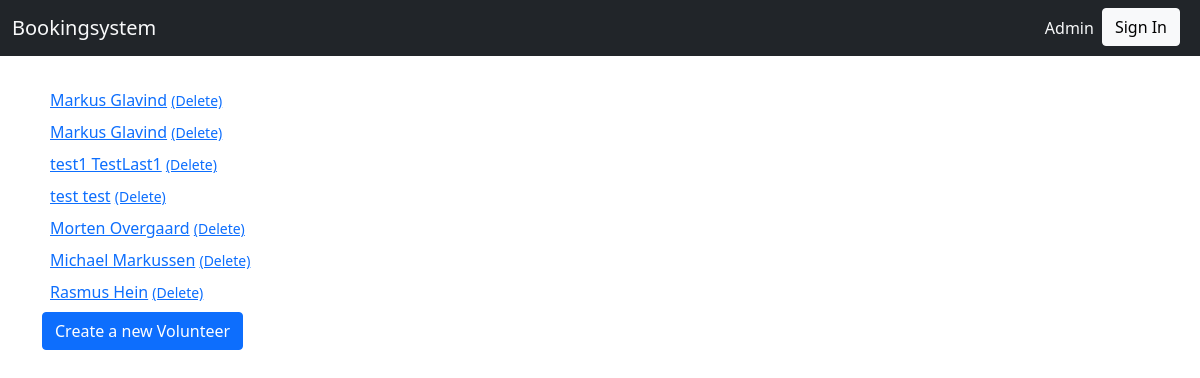
/organization/organization/Volunteer/, run on an earlier commit of the app's database.
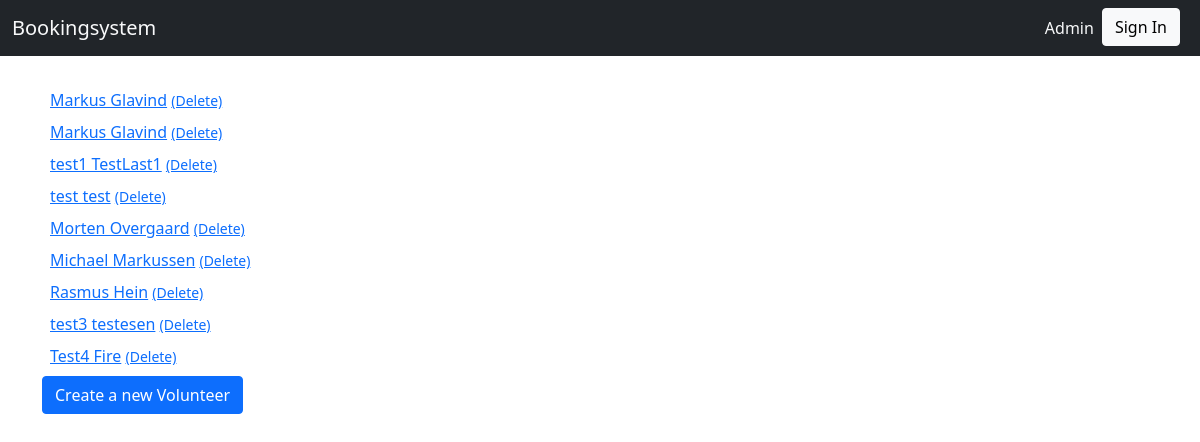
And on a later commit of the database.
### organization/models.py (models this page shows, shortened)
class Volunteer(AbstractUser):
    username = models.CharField(max_length=30, unique=True)
    first_name = models.CharField(max_length=30)
    created = models.DateTimeField(auto_now_add=True, editable=False)
    last_name = models.CharField(max_length=30)
    last_updated = models.DateTimeField(auto_now=True, editable=False)
    email = models.EmailField()
    class Meta:
        pass
    def __str__(self):
        return f"{self.first_name} {self.last_name}"
    def get_absolute_url(self):
        return reverse("organization_Volunteer_detail", args=(self.pk,))

### organization/views.py (the view)
# urls.py: path("organization/Volunteer/", views.VolunteerListView.as_view(), name="organization_Volunteer_list"),
class VolunteerListView(generic.ListView):
    model = models.Volunteer
    form_class = forms.VolunteerForm

### organization/templates/organization/volunteer_list.html
{% extends "base.html" %}
{% block content %}
{% for object in object_list %}
  <div class="m-2">
    <a href="{{object.get_absolute_url}}">{{object}}</a>
    <small class="ml-5">
      <a href="{% url 'organization_Volunteer_delete' object.pk %}">
        (Delete)
      </a>
    </small>
  </div>
{% endfor %}
<div>
  <a class="btn btn-primary"
    href="{% url 'organization_Volunteer_create' %}">
  Create a new Volunteer
  </a>
</div>
{% endblock %}

What changed in the data, as far as the page shows it:
added Volunteer: first_name+last_name "test3 testesen"
added Volunteer: first_name+last_name "Test4 Fire"
